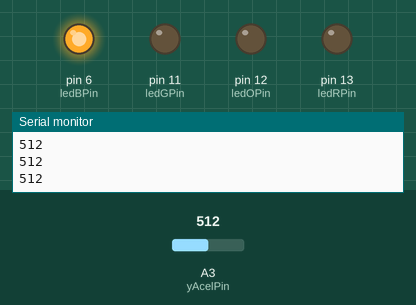
A sketch run on a simulated Arduino Uno, built with avr-gcc and run on an emulated ATmega328P. On the bench: output pins drawn as LEDs (lit = HIGH), the last lines printed to the serial monitor. Inputs (shaded band) come from the test bench; at power-on: A3 (yAcelPin) = 512.

Above: at 1.2 s.
1.3 s: A3 (yAcelPin) set to 400
2.8 s: A3 (yAcelPin) set to 383
At 4.0 s:
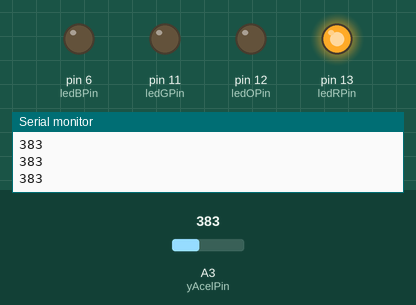
4.3 s: A3 (yAcelPin) set to 370
5.8 s: A3 (yAcelPin) set to 341
At 6.4 s:
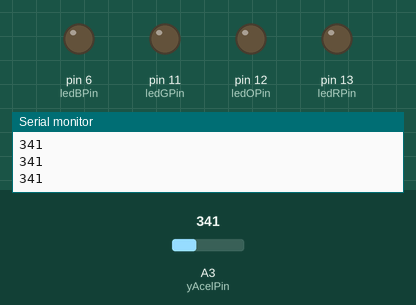
7.3 s: A3 (yAcelPin) set to 306
At 8.5 s:
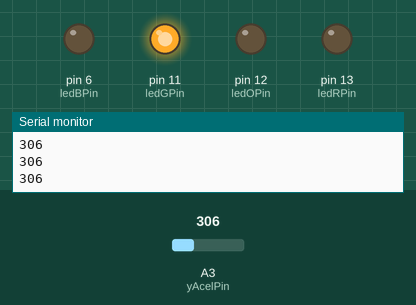
8.8 s: A3 (yAcelPin) set to 323
At 10.0 s:
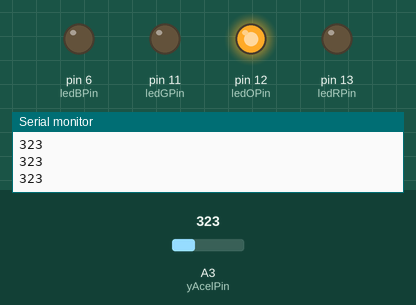
Timing chart, 0 to 11.3 s (numbered marks = the images above; inputs shaded):
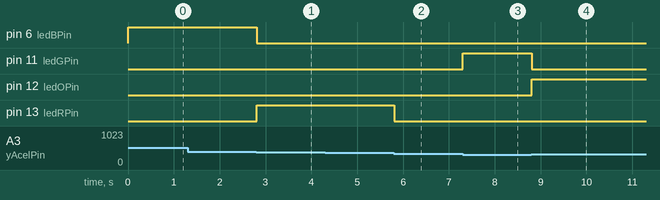

The sketch:

Nivel_Ejey.ino
```cpp
/*
  Nivel eje y
  Cuando eje y está horizontal leds apagados
  Si inclinamos se encienden los leds adyacentes al centro
  Si inclinamos maś se encienden los leds de los extremos

  Acelerometro en reposo=350

  A3 Acel y
  D6 RGB Azul
  D13 LED rojo
  D12 LED naranha
  D11 LED verde

  Abril 2010
  JosePujol
*/

// constantes que no varian
const int yAcelPin = A3;    // pin donde conectamos el sensor analogico
const int ledGPin = 11; // establece el pin del LED verde
const int ledOPin = 12; // establece el pin del LED naranja
const int ledRPin = 13; // establece el pin del LED rojo
const int ledBPin = 6; // establece el pin del LED azul

int yAcelValue = 0;  // variable para alamacenar los valores del sensor
//int yAcelMedValue = 0; // vble para almacenar los valores medios y eliminar valores fluctuantes

void setup() {
  // establece los LEDs como salidas
  pinMode(ledGPin, OUTPUT);
  pinMode(ledOPin, OUTPUT);
  pinMode(ledRPin, OUTPUT);
  pinMode(ledBPin, OUTPUT);
  Serial.begin(9600);        // abrimos el puerto serie y configuramos velocidad
}

void loop() {
  yAcelValue = analogRead(yAcelPin);    // lee el valor del sensor
  //yAcelMedValue = yAcelMedValue * 0.7 + yAcelValue * 0.3;
  Serial.println(yAcelValue);       // Imprime el valor del sensor
  // Serial.print("   ");       // Imprime el valor del sensor
  // Serial.println(yAcelMedValue);       // Imprime el valor del sensor
  // delay(500);                    // Espera 0.1 segundo
  if (yAcelValue < 310) {
    digitalWrite(ledGPin, HIGH);
    digitalWrite(ledOPin, LOW);
    digitalWrite(ledRPin, LOW);
    digitalWrite(ledBPin, LOW);
  }
  else if (yAcelValue < 340) {
    digitalWrite(ledGPin, LOW);
    digitalWrite(ledOPin, HIGH);
    digitalWrite(ledRPin, LOW);
    digitalWrite(ledBPin, LOW);
  }
  else if (yAcelValue < 360) {
    digitalWrite(ledGPin, LOW);
    digitalWrite(ledOPin, LOW);
    digitalWrite(ledRPin, LOW);
    digitalWrite(ledBPin, LOW);
  }
  else if (yAcelValue < 390) {
    digitalWrite(ledGPin, LOW);
    digitalWrite(ledOPin, LOW);
    digitalWrite(ledRPin, HIGH);
    digitalWrite(ledBPin, LOW);
  }
  else {
    digitalWrite(ledGPin, LOW);
    digitalWrite(ledOPin, LOW);
    digitalWrite(ledRPin, LOW);
    digitalWrite(ledBPin, HIGH);
  }
}
```

Measured:
- the behaviour switches between 390 and 389 on A3 (yAcelPin) (found by bisection; images 0 and 1)
- the behaviour switches between 360 and 359 on A3 (yAcelPin) (found by bisection; images 1 and 2)
- the behaviour switches between 309 and 310 on A3 (yAcelPin) (found by bisection; images 3 and 4)
- after the input at 2.8 s, pin 6 (ledBPin): HIGH → LOW at once; pin 13 (ledRPin): LOW → HIGH at once
- after the input at 5.8 s, pin 13 (ledRPin): HIGH → LOW at once
- after the input at 7.3 s, pin 11 (ledGPin): LOW → HIGH at once
- after the input at 8.8 s, pin 11 (ledGPin): HIGH → LOW at once; pin 12 (ledOPin): LOW → HIGH at once
